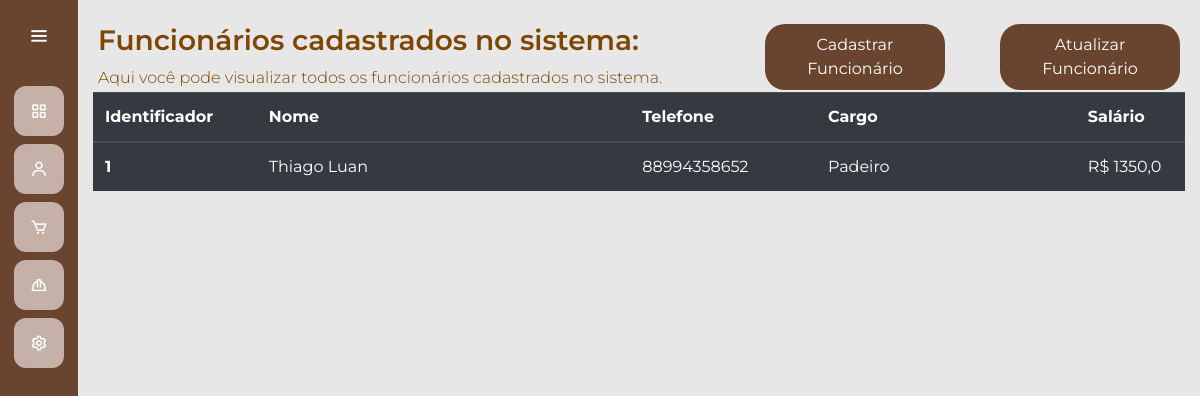
The page /gerenciamento/funcionarios/ on the database its author committed.
### gerenciamento/models.py (models this page shows, shortened)
class Funcionario(models.Model):
    id_funcionario = models.AutoField(primary_key=True)
    nome_funcionario = models.CharField(max_length=255)
    telefone_funcionario = models.CharField(max_length=20)
    cargo = models.CharField(max_length=255)
    salario = models.FloatField()

### gerenciamento/views.py (the view)
# urls.py: path('funcionarios/', views.funcionarios, name='funcionarios'),
def funcionarios(request):
    funcionarios_list = Funcionario.objects.all()
    return render(request, 'funcionarios.html', {'funcionarios': funcionarios_list})

### gerenciamento/templates/funcionarios.html (shortened to what this page needs)
{% extends "gerente.html" %}
{% load static %}
{% block 'head' %}
    <link rel="stylesheet" href="{% static 'usuarios/css/telaprincipal.css' %}">
    <link rel="stylesheet" href="{% static 'gerenciamento/css/gerenciamento.css' %}">
{% endblock %}
{% block 'dashboard' %}
<body>
    <br>
    <div class="main-navbar">
        <div class="titulo-funcionarios">
            <h3 class="titulo-funcionario">Funcionários cadastrados no sistema:</h3>
            <p class="subtitulo-funcionario">Aqui você pode visualizar todos os funcionários cadastrados no sistema.</p>
        </div>
        <div class="botoes">
            <div class="add-funcionario" name="addfuncionario">
                <button onclick="exibir_funcionario('1')" class="add-btn">Cadastrar Funcionário</button>
            </div>
            <div class="att-funcionario" name="attfuncionario">
                <button onclick="exibir_funcionario('2')" class="add-btn">Atualizar Funcionário</button>
            </div>
        </div>
    </div>
    <div class="funcionarios">
        <div class="container-fluid distanciamento-cliente">
            <table class="table table-dark">
                <thead>
                    <tr>
                        <th class="id" scope="col">Identificador</th>
                        <th class="nome" scope="col">Nome</th>
                        <th class="telefone" scope="col">Telefone</th>
                        <th class="cargo" scope="col">Cargo</th>
                        <th class="salario" scope="col">Salário</th>
                    </tr>
                </thead>
                <tbody>
                    {% for funcionario in funcionarios %}
                        <tr>
                            <th>{{ funcionario.id_funcionario }}</th>
                            <td>{{ funcionario.nome_funcionario }}</td>
                            <td>{{ funcionario.telefone_funcionario }}</td>
                            <td>{{ funcionario.cargo }}</td>
                            <td>R$ {{ funcionario.salario }}</td>
                        </tr>
                    {% endfor %}
                </tbody>
            </table>
        </div>
    </div>
</body>
{% endblock %}

### templates/static/general/css/base.css (style rules this page uses)
* { margin: 0; padding: 0; box-sizing: border-box; font-family: "Montserrat" , sans-serif; }

### templates/static/general/css/general.css (style rules this page uses)
:root { --main-color: #c5b1a7; --dark-color: #69452F; --light-color: #E7E7E7; --contrast-color: #faab66; --differential-color: #4b280b; --red-color: #9E7047; }

### templates/static/usuarios/css/telaprincipal.css (style rules this page uses)
:root { --main-color: #c5b1a7; --dark-color: #69452F; --light-color: #E7E7E7; --contrast-color: #faab66; --differential-color: #4b280b; --red-color: #9E7047; }
* { margin: 0; padding: 0; box-sizing: border-box; outline: none; font-family: 'Montserrat', sans-serif; }
body { width: 100%; height: auto; display: flex; }
.main-navbar { display: flex; justify-content: space-between; align-items: center; }
.add-btn { background-color: var(--dark-color); color: white; border: none; border-radius: 20px; width: 180px; cursor: pointer; margin-left: 35px; padding: 9px; }

### templates/static/gerenciamento/css/gerenciamento.css (style rules this page uses)
:root { --main-color: #c5b1a7; --dark-color: #69452F; --light-color: #E7E7E7; --contrast-color: #faab66; --differential-color: #4b280b; --red-color: #9E7047; }
.id { width: 15%; }
.telefone { width: 17%; }
.salario { width: 10%; }
.titulo-funcionario { padding-left: 20px; font-weight: 600; }
.subtitulo-funcionario { padding-left: 20px; font-weight: 350; margin-bottom: 2px; }
.add-funcionario { margin-right: 20px; font-weight: 350; margin-bottom: 2px; }
.botoes { display: flex; justify-content: space-between; margin-right: 20px; }

### rows shown on the page
Funcionario: id_funcionario "1", nome_funcionario "Thiago Luan", telefone_funcionario "88994358652", cargo "Padeiro", salario "1350,0"
